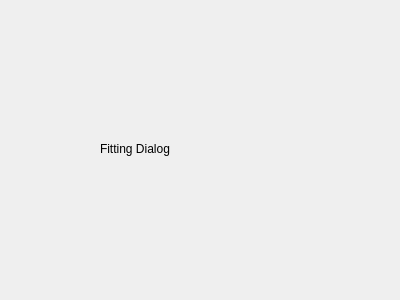
<?xml version="1.0" encoding="UTF-8"?>
<ui version="4.0">
 <class>FittingDialog</class>
 <widget class="QDialog" name="FittingDialog">
  <property name="geometry">
   <rect>
    <x>0</x>
    <y>0</y>
    <width>400</width>
    <height>300</height>
   </rect>
  </property>
  <property name="windowTitle">
   <string>Dialog</string>
  </property>
  <widget class="QLabel" name="label">
   <property name="geometry">
    <rect>
     <x>100</x>
     <y>140</y>
     <width>111</width>
     <height>17</height>
    </rect>
   </property>
   <property name="text">
    <string>Fitting Dialog</string>
   </property>
  </widget>
 </widget>
 <resources/>
 <connections/>
</ui>
